Frame 1 (no input): blank canvas, image omitted
Frame 60 (the mouse pressed at the canvas centre just before this capture): blank canvas, image omitted
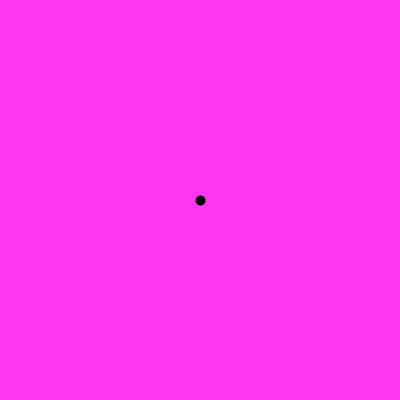
Frame 120 (the mouse held since frame 60 and released just before this capture)

The Processing sketch whose frames 1 and 60 were blank and that drew this single picture after the mouse press (run headless with seeded random() and noise(); from frame 60 on, the mouse is pressed at the canvas centre):

// Processing sketch: processing_103270
// ── processing_103270.pde

//Gil Gerstel
//July 8th 2013
// basic drawing app 
// References: Sample code from Digital Media Academy

void setup () {
  //frameRate(12); change frame rate to demo update speed 
  size (400, 400); // set background size to 400 by 400 pixels
  strokeWeight(10); // set stroke weight to 3
}

void draw() {
   background(255,54,242); // set background color to white
  if (mousePressed == true)
  line (pmouseX, pmouseY, mouseX, mouseY);  // draw a circle at mouse location

  // code that prints out the values of mouseX and mouseY to the console.
  println("mouseX: " + mouseX + " , mouseY: " + mouseY);
}
